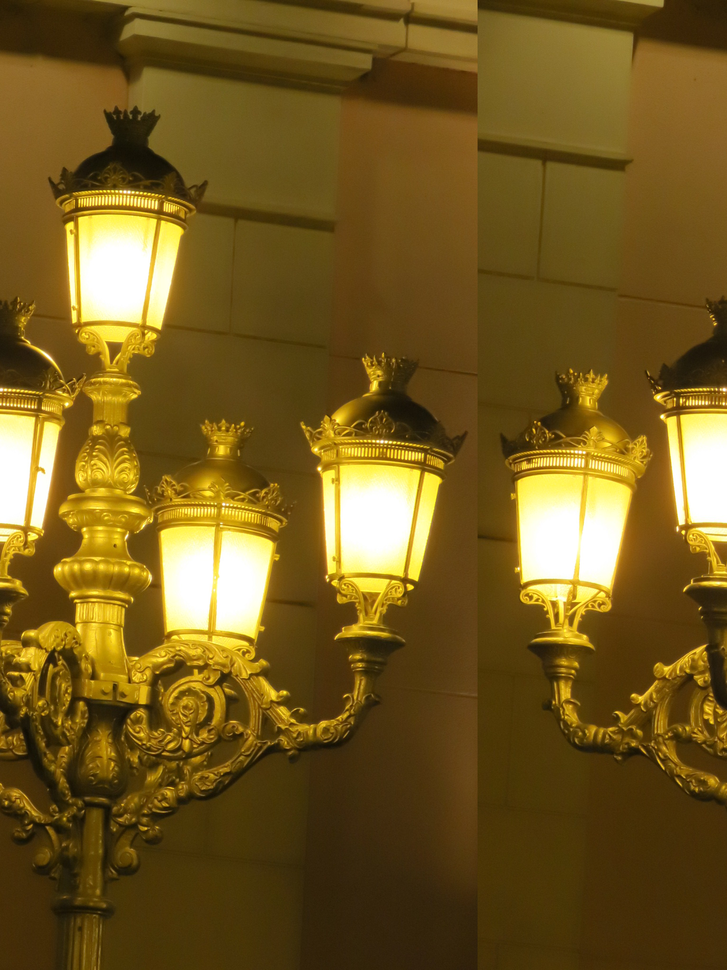
#> input picture anonymized.png, 727 x 970 px, shrunk from 1536 x 2048 before the run
$ python main.py
#> lines starting #> are read from the running program, lines starting #| are printed output that depends on the picture
#> the answer given: anonymized.png
### png_handler.py
import struct
import zlib
import matplotlib.pyplot as plt
import numpy as np
from utils import parse_itxt_chunk_data,  generate_palette_image_numpy, parse_ihdr_chunk

def _read_chunk(file):
    """Odczytuje pojedynczy chunk z pliku PNG."""
    try:
        length_bytes = file.read(4)
        if not length_bytes:
            return None
        length = struct.unpack('>I', length_bytes)[0]

        type_bytes = file.read(4)
        chunk_type = type_bytes.decode('ascii')

        data = file.read(length)
        crc = file.read(4)

        return {'length': length, 'type': chunk_type, 'data': data, 'crc': crc}
    except (struct.error, IndexError):
        return None

def read_png_file(file_path):
    """Odczytuje plik PNG, sprawdza sygnaturę i zwraca listę chunków."""
#> called with file_path = 'anonymized.png'
    with open(file_path, 'rb') as f:
        if f.read(8) != b'\x89PNG\r\n\x1a\n':
            raise ValueError("To nie jest prawidłowy plik PNG")

        print("=== Sygnatura PNG poprawna ===")
        chunks = []
        while True:
            chunk = _read_chunk(f)
            if chunk is None or chunk['type'] == 'IEND':
                if chunk:
                    chunks.append(chunk)
                break
            chunks.append(chunk)
    return chunks

def print_critical_chunks_info(chunks, additional_info=False):
    """Przetwarza i wyświetla informacje z krytycznych chunków."""
#> called with additional_info = False
    print("\n=== Informacje z krytycznych chunków ===")
    palette_numpy_array = None
    for chunk in chunks:
        if chunk['type'] == 'IHDR':
            ihdr_info = parse_ihdr_chunk(chunk['data'])

            print("\n[IHDR - Nagłówek obrazu]")
            print(f"Szerokość: {ihdr_info['width']} pikseli")
            print(f"Wysokość: {ihdr_info['height']} pikseli")
            print(f"Głębia bitowa: {ihdr_info['bit_depth']} bitów")
            color_types = {0: 'Skala szarości', 2: 'Kolor RGB', 3: 'Paletowy', 4: 'Skala szarości + alfa', 6: 'Kolor RGB + alfa'}
            print(f"Typ koloru: {color_types.get(ihdr_info['color_type'], 'Nieznany')}")
            print(f"Metoda kompresji: {'Deflate/Inflate' if ihdr_info['compression_method'] == 0 else 'Nieznana'}")
            print(f"Metoda filtrowania: {'Adaptive filtering' if ihdr_info['filter_method'] == 0 else 'Nieznana'}")
            interlace_methods = {0: 'Brak przeplotu', 1: 'Adam7'}
            print(f"Metoda przeplotu: {interlace_methods.get(ihdr_info['interlace_method'], 'Nieznana')}")

        elif chunk['type'] == 'PLTE':
            print("\n[PLTE - Paleta kolorów]")
            palette_data = chunk['data']
            num_entries = len(palette_data) // 3
            print(f"Liczba wpisów w palecie: {num_entries}")

            for i in range(num_entries):
                r = palette_data[i * 3]
                g = palette_data[i * 3 + 1]
                b = palette_data[i * 3 + 2]
                print(f"  Indeks {i:03d}: RGB({r:3d}, {g:3d}, {b:3d}) | HEX: #{r:02X}{g:02X}{b:02X}")

            # Tablica palety do wygenerowania obrazu
            palette_numpy_array = generate_palette_image_numpy(palette_data)

        elif chunk['type'] == 'IDAT':
            if additional_info:
                print(f"\n[IDAT] - Rozmiar skompresowanych danych: {chunk['length']} bajtów")
                print(f"  Pełne dane IDAT (reprezentacja bajtowa): {chunk['data']}")
                print(f"  CRC: {chunk['crc'].hex()}")

        elif chunk['type'] == 'IEND':
            if additional_info:
                print("\n[IEND - Koniec obrazu]")
                print(f"  Surowe dane IEND: {chunk['data']}")
                print(f"  CRC: {chunk['crc'].hex()}")

    if palette_numpy_array is not None:
        plt.imsave("palette.png", palette_numpy_array)
        print("\nObraz palety zapisano do pliku palette.png")

    return ihdr_info


def print_ancillary_chunks_info(chunks, color_type, bit_depth):
    """Przetwarza i wyświetla informacje z wybranych dodatkowych chunków."""
#> called with color_type = 6, bit_depth = 8
    print("\n=== Informacje z dodatkowych chunków (Ancillary Chunks) ===")
    found_ancillary = False
    for chunk in chunks:
        if chunk['type'] == 'tEXt':
            found_ancillary = True
            try:
                # Przykładowy chunk: tEXtAuthor\x00PDF Tools
                # null_byte_index znajduje pierwszy bajt null, który oddziela słowo kluczowe od tekstu
                null_byte_index = chunk['data'].find(b'\x00')
                if null_byte_index != -1:
                    keyword = chunk['data'][:null_byte_index].decode('latin-1')
                    text = chunk['data'][null_byte_index + 1:].decode('latin-1')
                    print(f"\n[tEXt - Dane tekstowe]")
                    print(f"  Słowo kluczowe: {keyword}")
                    print(f"{text}")
                else:
                    print(f"\n[tEXt - Dane tekstowe] (Nieprawidłowy format - brak separatora null)")
            except Exception as e:
                print(f"\n[tEXt - Dane tekstowe] (Błąd dekodowania: {e})")

        elif chunk['type'] == 'zTXt':
            found_ancillary = True
            try:
                # Ten sam przypadek jak w tEXt
                # Zkompresowany tekst zamiast normalnego tekstu
                null_byte_index = chunk['data'].find(b'\x00')
                if null_byte_index != -1:
                    keyword = chunk['data'][:null_byte_index].decode('latin-1')
                    compression_method = chunk['data'][null_byte_index + 1]
                    compressed_text = chunk['data'][null_byte_index + 2:]
                    decompressed_text = zlib.decompress(compressed_text).decode('latin-1')
                    print(f"\n[zTXt - Skompresowane dane tekstowe]")
                    print(f"  Słowo kluczowe: {keyword}")
                    print(f"  Metoda kompresji: {'Deflate' if compression_method == 0 else 'Nieznana'}")
                    print(f"  Tekst: {decompressed_text}")
                else:
                    print(f"\n[zTXt - Skompresowane dane tekstowe] (Nieprawidłowy format - brak separatora null)")
            except Exception as e:
                print(f"\n[zTXt - Skompresowane dane tekstowe] (Błąd dekodowania/dekompresji: {e})")

        elif chunk['type'] == 'iTXt':
            found_ancillary = True
            try:
                parsed_itxt = parse_itxt_chunk_data(chunk['data'])

                print(f"\n[iTXt - Internacjonalizowane dane tekstowe]")
                print(f"  Słowo kluczowe: {parsed_itxt['keyword']}")
                print(f"  Flaga kompresji: {parsed_itxt['compression_flag']} ({'Skompresowany' if parsed_itxt['compression_flag'] == 1 else 'Nieskompresowany'})")
                print(f"  Metoda kompresji: {parsed_itxt['compression_method']} ({'Deflate' if parsed_itxt['compression_method'] == 0 else 'Brak/Nieznana'})")
                print(f"  Tag języka: {parsed_itxt['language_tag']}")
                print(f"  Przetłumaczone słowo kluczowe: {parsed_itxt['translated_keyword']}")
                print(f"  Tekst: {parsed_itxt['text'][:200]}{'...' if len(parsed_itxt['text']) > 200 else ''}")
            except Exception as e:
                print(f"\n[iTXt - Internacjonalizowane dane tekstowe] (Błąd dekodowania/dekompresji: {e})")

        elif chunk['type'] == 'gAMA':
            found_ancillary = True
            try:
                gamma_int = struct.unpack('>I', chunk['data'])[0]
                gamma = gamma_int / 100000.0
                print(f"\n[gAMA - Wartość gamma]")
                print(f"  Gamma: {gamma:.4f}")
            except Exception as e:
                print(f"\n[gAMA - Wartość gamma] (Błąd dekodowania: {e})")

        elif chunk['type'] == 'cHRM':
            found_ancillary = True
            try:
                white_point_x, white_point_y, red_x, red_y, green_x, green_y, blue_x, blue_y = \
                    struct.unpack('>IIIIIIII', chunk['data'])
                print(f"\n[cHRM - Chromatyczność]")
                print(f"  Punkt bieli (x, y): ({white_point_x / 100000.0:.5f}, {white_point_y / 100000.0:.5f})")
                print(f"  Czerwony (x, y): ({red_x / 100000.0:.5f}, {red_y / 100000.0:.5f})")
                print(f"  Zielony (x, y): ({green_x / 100000.0:.5f}, {green_y / 100000.0:.5f})")
                print(f"  Niebieski (x, y): ({blue_x / 100000.0:.5f}, {blue_y / 100000.0:.5f})")
            except Exception as e:
                print(f"\n[cHRM - Chromatyczność] (Błąd dekodowania: {e})")

        elif chunk['type'] == 'sRGB':
            found_ancillary = True
            try:
                rendering_intent = chunk['data'][0]
                intents = {0: 'Perceptual', 1: 'Relative colorimetric', 2: 'Saturation', 3: 'Absolute colorimetric'}
                print(f"\n[sRGB - Standardowy profil kolorów RGB]")
                print(f"  Intent renderowania: {intents.get(rendering_intent, 'Nieznany')}")
            except Exception as e:
                print(f"\n[sRGB - Standardowy profil kolorów RGB] (Błąd dekodowania: {e})")

        elif chunk['type'] == 'bKGD':
            found_ancillary = True
            print(f"\n[bKGD - Kolor tła]")
            if color_type == None or bit_depth == None:
               print(f"  (Brak informacji o kolorze lub głębi bitowej)")
            else:
                try:
                    if color_type == 0:  # Skala szarości
                        gray_value = struct.unpack('>H', chunk['data'])[0]
                        print(f"  Wartość szarości: {gray_value}")
                    elif color_type == 2:  # RGB
                        r, g, b = struct.unpack('>BBB', chunk['data'][:3])
                        print(f"  Kolor RGB: ({r}, {g}, {b})")
                    elif color_type == 3:  # Paleta
                        palette_index = chunk['data'][0]
                        print(f"  Indeks palety: {palette_index}")
                    elif color_type == 4:  # Skala szarości + alfa
                        gray_value, alpha_value = struct.unpack('>HB', chunk['data'])
                        print(f"  Wartość szarości: {gray_value}, Wartość alfa: {alpha_value}")
                    elif color_type == 6:  # RGB + alfa
                        r, g, b, alpha = struct.unpack('>BBBB', chunk['data'][:4])
                        print(f"  Kolor RGBA: ({r}, {g}, {b}, {alpha})")
                except Exception as e:
                    print(f"  Błąd dekodowania koloru tła: {e}")


        elif chunk['type'] == 'pHYs':
            found_ancillary = True
            try:
                pixels_per_unit_x, pixels_per_unit_y, unit_specifier = struct.unpack('>IIB', chunk['data'])
                units = {0: 'Brak jednostek (nieznane)', 1: 'Metr'}
                print(f"\n[pHYs - Fizyczne wymiary piksela]")
                print(f"  Piksele na jednostkę X: {pixels_per_unit_x}")
                print(f"  Piksele na jednostkę Y: {pixels_per_unit_y}")
                print(f"  Jednostka: {units.get(unit_specifier, 'Nieznana')}")
            except Exception as e:
                print(f"\n[pHYs - Fizyczne wymiary piksela] (Błąd dekodowania: {e})")


    if not found_ancillary:
        print("Brak wykrytych dodatkowych chunków.")


def anonymize_png(chunks, output_path):
    """Anonimizuje PNG: usuwa niekrytyczne chunki i scala IDATy w jeden, zachowując poprawną kolejność."""

    ihdr = None
    plte = None
    idat_data = b''
    iend = None

    for chunk in chunks:
        if chunk['type'] == 'IHDR':
            ihdr = chunk
        elif chunk['type'] == 'PLTE':
            plte = chunk
        elif chunk['type'] == 'IDAT':
            idat_data += chunk['data']
        elif chunk['type'] == 'IEND':
            iend = chunk

    # Sprawdź poprawność
    if ihdr is None or iend is None:
        raise ValueError("Brakuje obowiązkowego chunka IHDR lub IEND – plik PNG jest nieprawidłowy.")

    # Zbuduj pojedynczy chunk IDAT
    idat_chunk = None
    if idat_data:
        crc_input = b'IDAT' + idat_data
        crc = zlib.crc32(crc_input) & 0xffffffff
        idat_chunk = {
            'length': len(idat_data),
            'type': 'IDAT',
            'data': idat_data,
            'crc': struct.pack('>I', crc)
        }

    # Tworzymy listę w poprawnej kolejności
    final_chunks = [ihdr]
    if plte:
        final_chunks.append(plte)
    if idat_chunk:
        final_chunks.append(idat_chunk)
    final_chunks.append(iend)

    # Zapisujemy nowy plik
    with open(output_path, 'wb') as f:
        f.write(b'\x89PNG\r\n\x1a\n')
        for chunk in final_chunks:
            f.write(struct.pack('>I', chunk['length']))
            f.write(chunk['type'].encode('ascii'))
            f.write(chunk['data'])
            f.write(chunk['crc'])

    print(f"\nAnonimizacja zakończona. Zapisano jako '{output_path}'")
    print("Usunięto wszystkie ancillary chunki i naprawiono kolejność.")

### image_processor.py
# image_processor.py

import zlib
import struct
import numpy as np
import matplotlib.pyplot as plt
from PIL import Image

def compute_and_show_fft_from_file(file_path):
    """
    Oblicza i wyświetla widmo amplitudowe za pomocą transformaty Fouriera.
    """
#> called with file_path = 'anonymized.png'
    try:
        img = Image.open(file_path)
#> img is the input picture: PIL image 727x970 RGBA; mean R, G, B, A 114.5, 89.1, 30.4, 255
        img_array = np.array(img)

        # Konwersja obrazu do skali szarości
        gray_img_pil = img.convert('L') # L - skala szarości
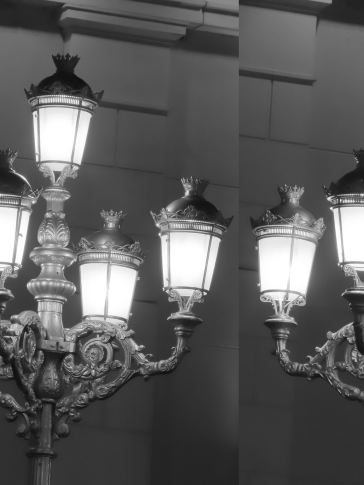
#> gray_img_pil: PIL image 727x970 L (shown at 1/2 size); min 12, max 255, mean 90
        gray_img = np.array(gray_img_pil)

        # Obliczanie FFT
        fft_img = np.fft.fft2(gray_img)
        fft_img_shifted = np.fft.fftshift(fft_img) # Przesunięcie składowej zerowej do centrum

        # Widmo Amplitudowe
        # Dodajemy małą stałą, aby uniknąć logarytmowania zera
        magnitude_spectrum = 20 * np.log(np.abs(fft_img_shifted) + 1e-9)
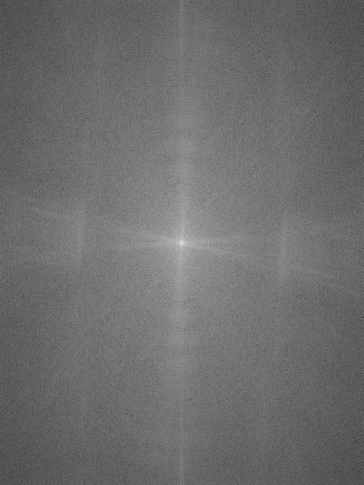
#> magnitude_spectrum: shape (970, 727) float64 (shown at 1/2 size); min 12.54, max 359.3, mean 161.7; drawn with min black and max white

        # Odwrócenie FFT
        ifft_img = np.fft.ifft2(fft_img).real

        # Wyświetlanie obu widm
        plt.figure(figsize=(12, 6))

        plt.subplot(1, 3, 1)
        plt.imshow(gray_img, cmap='gray')
        plt.title("Oryginalny obraz")
        plt.axis('off')

        plt.subplot(1, 3, 2)
        plt.imshow(magnitude_spectrum)
        plt.title("Widmo Fouriera (amplituda w skali log)")
        plt.axis('off')

        plt.subplot(1, 3, 3)
        plt.imshow(ifft_img, cmap='gray')
        plt.title("Obraz po IFFT")
        plt.axis('off')

        plt.tight_layout()
        plt.show()
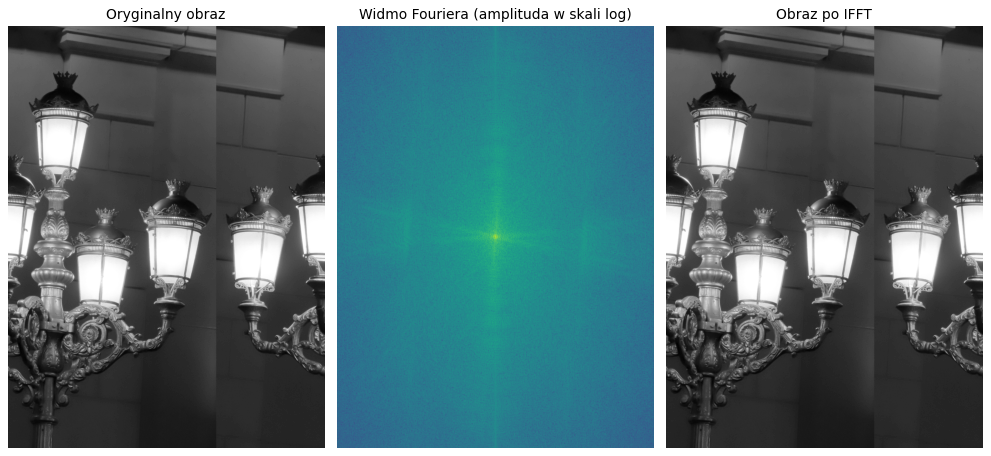
#> figure drawn by matplotlib, 3 panels

    except FileNotFoundError:
        print(f"Błąd: Plik '{file_path}' nie został znaleziony.")
    except Exception as e:
        print(f"Błąd podczas obliczania FFT: {e}")

### utils.py
import zlib
import numpy as np
import struct

# [97 lines left out: functions parse_itxt_chunk_data, generate_palette_image_numpy, not called in this run]

def parse_ihdr_chunk(ihdr_data):
    """
    Parsuje dane chunku IHDR.
    Zwraca słownik z kluczowymi informacjami: width, height, bit_depth, color_type.
    """
    if len(ihdr_data) != 13:
        raise ValueError("IHDR chunk data has incorrect length (expected 13 bytes)")

    width, height, bit_depth, color_type, compression_method, filter_method, interlace_method = struct.unpack('>IIBBBBB', ihdr_data)

    return {
        'width': width,
        'height': height,
        'bit_depth': bit_depth,
        'color_type': color_type,
        'compression_method': compression_method,
        'filter_method': filter_method,
        'interlace_method': interlace_method
    }

### main.py
import sys
import png_handler
import image_processor

def main():
    """Główna funkcja programu."""
    if len(sys.argv) > 1:
        file_path = sys.argv[1]
    else:
        file_path = input("Podaj ścieżkę do pliku PNG: ")

    try:
        # 1. Wczytaj i przeanalizuj plik PNG
        chunks = png_handler.read_png_file(file_path)

        # 2. Wyświetl informacje o chunkach krytycznych
        print("\n=== Znalezione chunki ===")
        print(", ".join([chunk['type'] for chunk in chunks]))
        ihdr_info = png_handler.print_critical_chunks_info(chunks, False)

        # Wyświetlanie informacji z chunków ancillary
        png_handler.print_ancillary_chunks_info(chunks, ihdr_info['color_type'], ihdr_info['bit_depth'])

        # 3. Oblicz i wyświetl FFT
        image_processor.compute_and_show_fft_from_file(file_path)

        # 4. Dokonaj anonimizacji
        output_path = 'anonymized.png'
        png_handler.anonymize_png(chunks, output_path)

    except FileNotFoundError:
        print(f"Błąd: Plik '{file_path}' nie został znaleziony.")
    except ValueError as e:
        print(f"Błąd przetwarzania pliku PNG: {e}")
    except Exception as e:
        print(f"Wystąpił nieoczekiwany błąd: {e}")

if __name__ == "__main__":
    main()

$ run again, with exif.png copied over anonymized.png
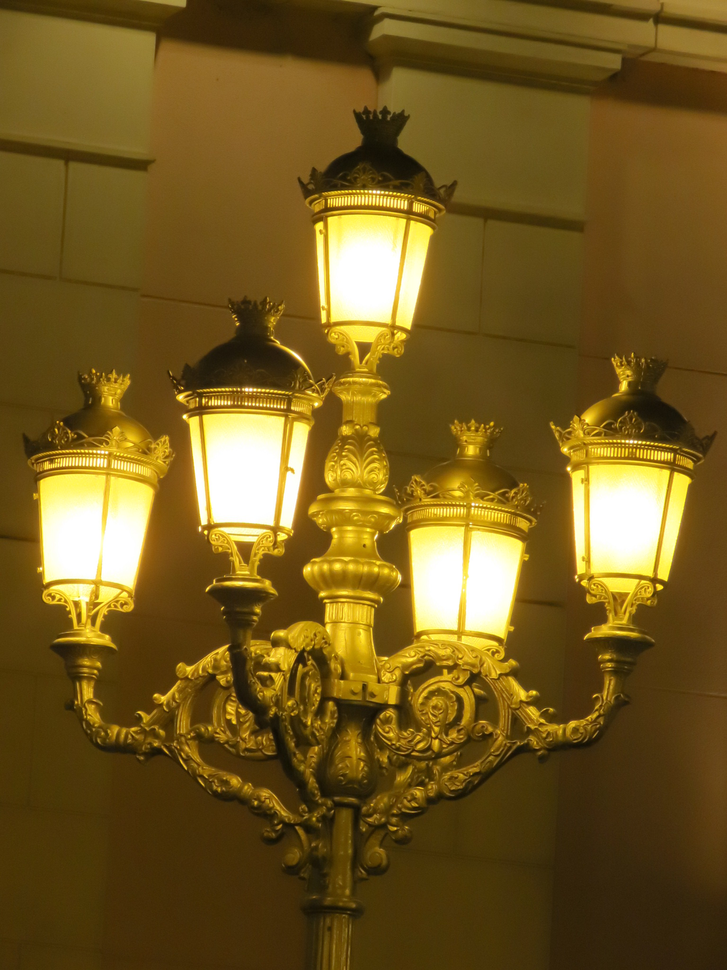
#> input picture exif.png, 727 x 970 px, shrunk from 1536 x 2048 before the run
#> in compute_and_show_fft_from_file, img is the input picture: PIL image 727x970 RGB; mean R, G, B 114.5, 89.1, 30.4
#> in compute_and_show_fft_from_file, `gray_img_pil = img.convert('L')`:
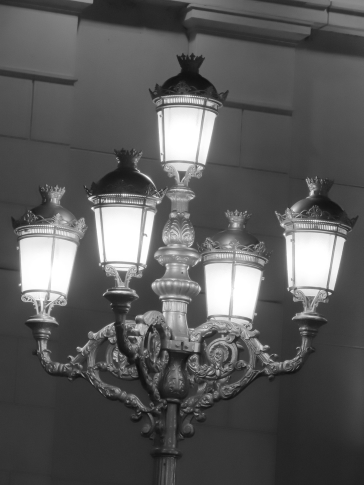
#> gray_img_pil: PIL image 727x970 L (shown at 1/2 size); min 13, max 255, mean 90
#> in compute_and_show_fft_from_file, `plt.show()`:
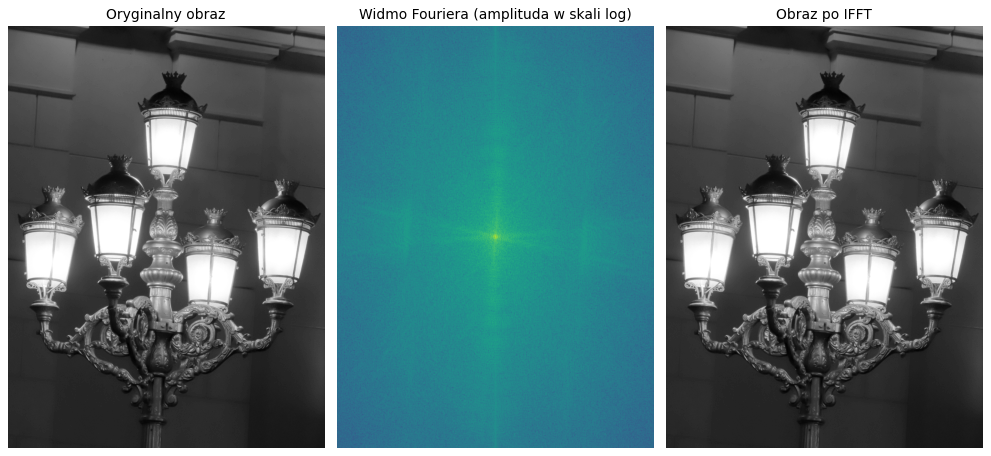
#> figure drawn by matplotlib, 3 panels
